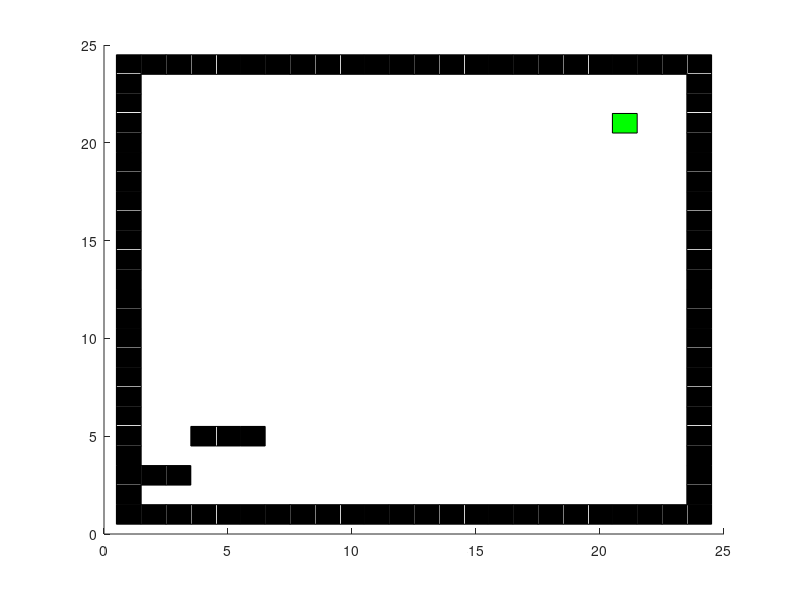

Write MATLAB code to recreate this figure. (Note: this script raises an error after producing the figure.)
clear all;
maze = [
    1 1 1 1 1 1 1 1 1 1 1 1 1 1 1 1 1 1 1 1 1 1 1 1;
    1 0 1 0 0 0 0 0 0 0 0 0 0 0 0 0 0 0 0 0 0 0 0 1;
    1 0 1 0 0 0 0 0 0 0 0 0 0 0 0 0 0 0 0 0 0 0 0 1;
    1 0 0 0 1 0 0 0 0 0 0 0 0 0 0 0 0 0 0 0 0 0 0 1;
    1 0 0 0 1 0 0 0 0 0 0 0 0 0 0 0 0 0 0 0 0 0 0 1;
    1 0 0 0 1 0 0 0 0 0 0 0 0 0 0 0 0 0 0 0 0 0 0 1;
    1 0 0 0 0 0 0 0 0 0 0 0 0 0 0 0 0 0 0 0 0 0 0 1;
    1 0 0 0 0 0 0 0 0 0 0 0 0 0 0 0 0 0 0 0 0 0 0 1;
    1 0 0 0 0 0 0 0 0 0 0 0 0 0 0 0 0 0 0 0 0 0 0 1;
    1 0 0 0 0 0 0 0 0 0 0 0 0 0 0 0 0 0 0 0 0 0 0 1;
    1 0 0 0 0 0 0 0 0 0 0 0 0 0 0 0 0 0 0 0 0 0 0 1;
    1 0 0 0 0 0 0 0 0 0 0 0 0 0 0 0 0 0 0 0 0 0 0 1;
    1 0 0 0 0 0 0 0 0 0 0 0 0 0 0 0 0 0 0 0 0 0 0 1;
    1 0 0 0 0 0 0 0 0 0 0 0 0 0 0 0 0 0 0 0 0 0 0 1;
    1 0 0 0 0 0 0 0 0 0 0 0 0 0 0 0 0 0 0 0 0 0 0 1;
    1 0 0 0 0 0 0 0 0 0 0 0 0 0 0 0 0 0 0 0 0 0 0 1;
    1 0 0 0 0 0 0 0 0 0 0 0 0 0 0 0 0 0 0 0 0 0 0 1;
    1 0 0 0 0 0 0 0 0 0 0 0 0 0 0 0 0 0 0 0 0 0 0 1;
    1 0 0 0 0 0 0 0 0 0 0 0 0 0 0 0 0 0 0 0 0 0 0 1;
    1 0 0 0 0 0 0 0 0 0 0 0 0 0 0 0 0 0 0 0 0 0 0 1;
    1 0 0 0 0 0 0 0 0 0 0 0 0 0 0 0 0 0 0 0 -1 0 0 1;
    1 0 0 0 0 0 0 0 0 0 0 0 0 0 0 0 0 0 0 0 0 0 0 1;
    1 0 0 0 0 0 0 0 0 0 0 0 0 0 0 0 0 0 0 0 0 0 0 1;
    1 1 1 1 1 1 1 1 1 1 1 1 1 1 1 1 1 1 1 1 1 1 1 1;
    ];
x = [2, 2];
linear_obstacle_indices = find(maze==1);
sz = size(maze);
[obstacle_row_ind, obstacle_col_ind] = ind2sub(sz, linear_obstacle_indices);
linear_goal_index = find(maze==-1);
[goal_row_ind, goal_col_ind] = ind2sub(sz, linear_goal_index);


max_iterations = 1000;

frontier = zeros(100, 2);
frontier(1, :) = x;

for t = 1:max_iterations
    
    
    
    
    %% Plotting obstacles
    hold on;
    
    obstacle_length = length(obstacle_row_ind);
    box_width = 1;
    for i = 1:obstacle_length
        rectangle('Position',[...
            obstacle_row_ind(i)-box_width/2 ...
            obstacle_col_ind(i)-box_width/2 ...
            box_width box_width], 'EdgeColor', 'k', 'FaceColor', [0 0 0])
    end
    
    %% Plotting goal
    rectangle('Position',[...
            goal_row_ind-box_width/2 ...
            goal_col_ind-box_width/2 ...
            box_width box_width], 'FaceColor', [0 1 0])
    
    %% Plotting grid:
    for i = 1:sz(1)
       xline(i-0.5)
       yline(i-0.5)
    end
    

    %% Plotting Curpos:
    rectangle('Position', [x(1)-box_width/2 x(2)-box_width/2 ...
        box_width box_width], 'FaceColor', [0 0 1])

    axis([1, sz(1), 1, sz(2)]);
    pbaspect([1 1 1])
    camroll(270);
    figure(1)
    close(1);
end